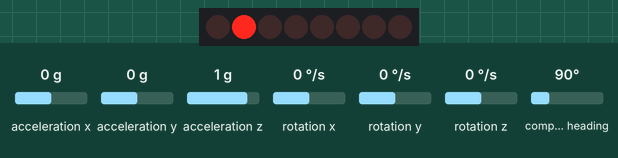
Simulated run of this sketch. Board: Arduino Uno, built with avr-gcc and run on an emulated ATmega328P. Shown: 8 shift-register outputs drawn as a row of LEDs (first output left, lit = HIGH). Wiring (inferred from the names in the program): shift register (74HC595): data pin 11; shift clock pin 12; latch pin 8. Wiring (inferred from the signals the program sends): row of LEDs: on Q0, Q1, Q2, Q3, Q4, Q5, Q6, Q7. The inputs (shaded band) are chosen by the test bench; at power-on: acceleration x 0 g, acceleration y 0 g, acceleration z 1 g, rotation x 0 °/s, rotation y 0 °/s, rotation z 0 °/s, compass heading 90°.

Above: at 4.9 s.
5.0 s: acceleration x set to -1.4 g
At 5.7 s:
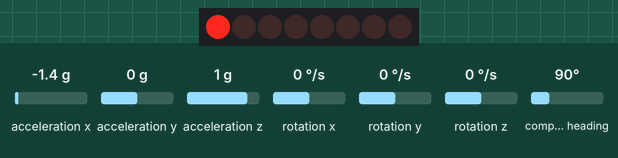
6.5 s: acceleration y set to -0.8 g
At 7.8 s:
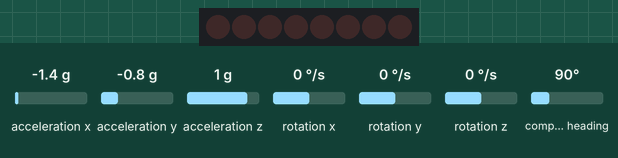
8.1 s: acceleration y set to -1.4 g
At 8.4 s:
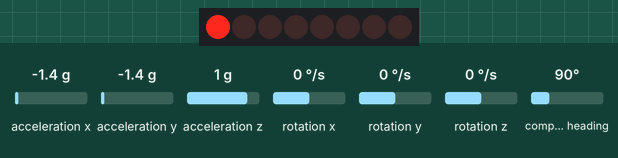
9.6 s: acceleration x set to -0.8 g
At 10.4 s:
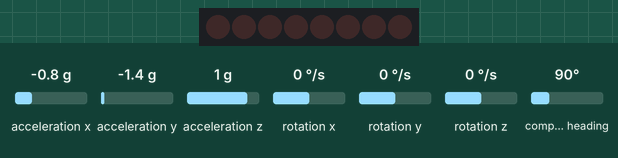
Timing chart, 0 to 12.1 s (numbered marks = the images above; inputs shaded):
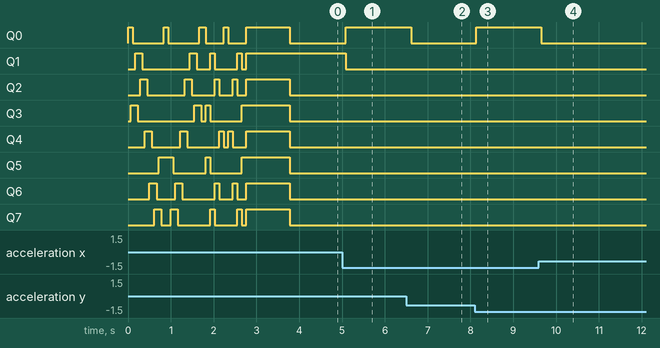

The sketch:

Compas_Module.ino
```cpp
#include "ledDisplay.h"
#include "config.h"
#include "showoffLed.h"
#include <Wire.h>
//#include <I2Cdev.h>
#include <HMC5883L.h>
#include <MPU6050.h>

HMC5883L compass;
MPU6050 mpu;

float heading1;
float correct;

void setup() {
  Serial.begin(9600);
  pinMode(latchPin, OUTPUT);
  pinMode(dataPin, OUTPUT);
  pinMode(clockPin, OUTPUT);

  while(!mpu.begin(MPU6050_SCALE_2000DPS, MPU6050_RANGE_2G))
  {
    delay(500);
  }

// Enable bypass mode
  mpu.setI2CMasterModeEnabled(false);
  mpu.setI2CBypassEnabled(true) ;
  mpu.setSleepEnabled(false);

// Initialize Initialize HMC5883L
  while (!compass.begin())
  {
    delay(500);
  }

  // Set measurement range
  compass.setRange(HMC5883L_RANGE_1_3GA);
  // Set measurement mode
  compass.setMeasurementMode(HMC5883L_CONTINOUS);
  // Set data rate
  compass.setDataRate(HMC5883L_DATARATE_30HZ);
  // Set number of samples averaged
  compass.setSamples(HMC5883L_SAMPLES_8);
  // Set calibration offset. See HMC5883L_calibration.ino
  compass.setOffset(0, 0);

//Showoff led display
ledShow();

} //End of setup


void loop() {
  // Read vectors
  Vector mag = compass.readNormalize();
  Vector acc = mpu.readScaledAccel();

  // Calculate heading1s
  heading1 = tiltCompensate(mag, acc);
  heading1 += declinationAngle;
  // Correct for heading1 < 0deg and heading1 > 360deg
  heading1 = correctAngle(heading1);
  // Convert to degrees
  heading1 = heading1 * 180/M_PI;

  // Output
  //Serial.println(heading1);
  showLedDisplay(heading1);

  delay(100); //slow down

} //End of main loop

// Tilt compensation
float tiltCompensate(Vector mag, Vector normAccel)
{
  // Pitch & Roll

  float roll;
  float pitch;

  roll = asin(normAccel.YAxis);
  pitch = asin(-normAccel.XAxis);

  if (roll > 0.78 || roll < -0.78 || pitch > 0.78 || pitch < -0.78)
  {
    return -1000;
  }

    // Some of these are used twice, so rather than computing them twice in the algorithem we precompute them before hand.
  float cosRoll = cos(roll);
  float sinRoll = sin(roll);
  float cosPitch = cos(pitch);
  float sinPitch = sin(pitch);

  // Tilt compensation
  float Xh = mag.XAxis * cosPitch + mag.ZAxis * sinPitch;
  float Yh = mag.XAxis * sinRoll * sinPitch + mag.YAxis * cosRoll - mag.ZAxis * sinRoll * cosPitch;

  float heading1 = atan2(Yh, Xh);

  return heading1;
}

// Correct angle
float correctAngle(float heading1)
{
  if (heading1 < 0) { heading1 += 2 * PI; }
  if (heading1 > 2 * PI) { heading1 -= 2 * PI; }

  return heading1;
}
```

ledDisplay.h
```cpp
//Pin connected to ST_CP of 74HC595
int latchPin = 8;
//Pin connected to SH_CP of 74HC595
int clockPin = 12;
////Pin connected to DS of 74HC595
int dataPin = 11;

void registerWrite(int whichPin) {
  // turn off the output so the pins don't light up
  // while you're shifting bits:
  digitalWrite(latchPin, LOW);
  delay(5); //little delay to drop led flickering
  // shift the bits out:
  shiftOut(dataPin, clockPin, MSBFIRST, (whichPin));
  // turn on the output so the LEDs can light up:
  digitalWrite(latchPin, HIGH);
}

//Write heading from compas to led display
void showLedDisplay(int headingDegrees) {

  if (headingDegrees < 0 || headingDegrees > 360) {
    registerWrite(0);
  }
  else if (headingDegrees >= 0 && headingDegrees <= 11)
  {
    registerWrite(1);
  }
  else if (headingDegrees > 349 && headingDegrees <= 360)
  {
    registerWrite(1);
  }
  else if (headingDegrees > 11 && headingDegrees <= 34)
  {
    registerWrite(9);
  }
  else if (headingDegrees > 34 && headingDegrees <= 56)
  {
    registerWrite(8);
  }
  else if (headingDegrees > 56 && headingDegrees <= 79)
  {
    registerWrite(10);
  }
  else if (headingDegrees > 79 && headingDegrees <= 101)
  {
    registerWrite(2);
  }
  else if (headingDegrees > 101 && headingDegrees <= 124)
  {
    registerWrite(6);
  }
  else if (headingDegrees > 124 && headingDegrees <= 146)
  {
    registerWrite(4);
  }
  else if (headingDegrees > 146 && headingDegrees <= 169)
  {
    registerWrite(20);
  }
  else if (headingDegrees > 169 && headingDegrees <= 191)
  {
    registerWrite(16);
  }
  else if (headingDegrees > 191 && headingDegrees <= 214)
  {
    registerWrite(80);
  }
  else if (headingDegrees > 214 && headingDegrees <= 236)
  {
    registerWrite(64);
  }
  else if (headingDegrees > 236 && headingDegrees <= 259)
  {
    registerWrite(192);
  }
  else if (headingDegrees > 259 && headingDegrees <= 281)
  {
    registerWrite(128);
  }
  else if (headingDegrees > 281 && headingDegrees <= 304)
  {
    registerWrite(160);
  }
  else if (headingDegrees > 304 && headingDegrees <= 326)
  {
    registerWrite(32);
  }
  else if (headingDegrees > 326 && headingDegrees <= 349)
  {
    registerWrite(33);
  }

}
```

showoffLed.h
```cpp
void ledShow() {
  for (int j = 0; j < 16; j++){
    registerWrite(windRichting[j]);
    delay(50);
  }
  for (int j = 15; j > 0; j--){
    registerWrite(windRichting[j]);
    delay(50);
  }

  for (int j = 0; j < 5; j++){
    registerWrite(updown[j]);
    delay(100);
  }

    for (int j = 5; j > 0; j--){
    registerWrite(updown[j]);
    delay(100);
  }

  registerWrite(255); //all led on
  delay(1000);
  registerWrite(0); //all led off

  }
```

config.h
```cpp
//define pin numbers

int led[] = {1,8,2,4,16,64,128,32};
int windRichting[] = {1,9,8,10,2,6,4,20,16,80,64,192,128,160,32,33};
int updown[] = {1,40,130,68,16};


  // Set declination angle on your location and fix heading
  // You can find your declination on: http://magnetic-declination.com/
  // (+) Positive or (-) for negative
  // For Bytom / Poland declination angle is 4'26E (positive)
  // Formula: (deg + (min / 60.0)) / (180 / M_PI);
  float declinationAngle = (0.0 + (47.0 / 60.0)) / (180 / M_PI);
```

Measured:
- after the input at 5.0 s, Q0: LOW → HIGH after 0.09 s; Q1: HIGH → LOW after 0.09 s
- after the input at 6.5 s, Q0: HIGH → LOW after 0.11 s
- after the input at 8.1 s, Q0: LOW → HIGH at once
- after the input at 9.6 s, Q0: HIGH → LOW after 0.06 s
